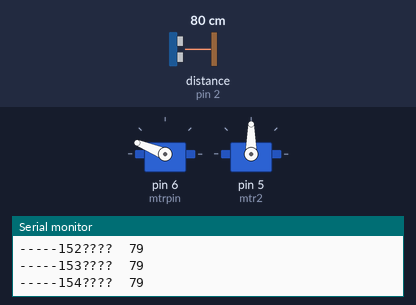
Recording of a sketch running on a simulated Arduino Uno, built with avr-gcc and run on an emulated ATmega328P. Parts: 2 × servo, the last lines printed to the serial monitor. Wiring (inferred from the names in the program): ultrasonic range finder: trigger pin 3; echo pin 2. The inputs (shaded band) are chosen by the test bench; at power-on: distance to the obstacle (sensor on pin 2) 80 cm. The echo pulse lasts 58.3 µs per cm.

Above: at 1.2 s.
1.3 s: distance to the obstacle (sensor on pin 2) set to 9 cm
At 2.1 s:
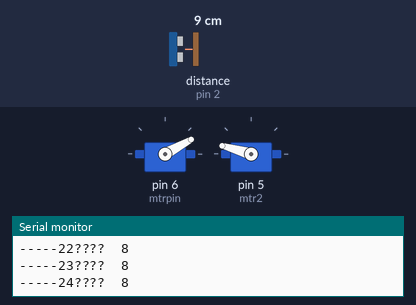
4.3 s: distance to the obstacle (sensor on pin 2) set to 7 cm
At 4.8 s:
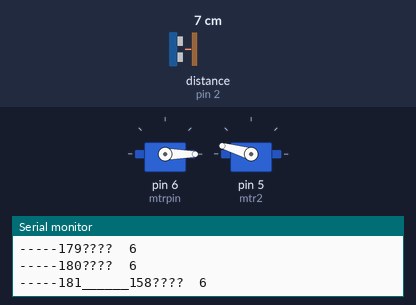
7.3 s: distance to the obstacle (sensor on pin 2) set to 2 cm
10.3 s: distance to the obstacle (sensor on pin 2) set to 4 cm
13.3 s: distance to the obstacle (sensor on pin 2) set to 7 cm
At 14.2 s:
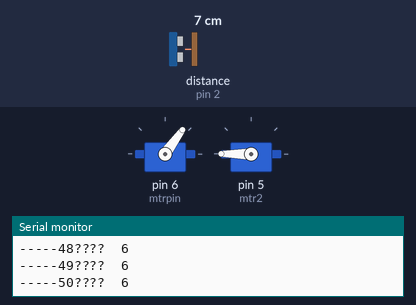
16.3 s: distance to the obstacle (sensor on pin 2) set to 60 cm
Timing chart, 0 to 20.3 s (numbered marks = the images above; inputs shaded):
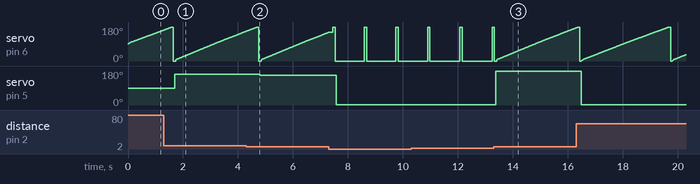

The sketch:

servo_don_uzaklik_sensorine_gore.ino
```cpp
#include <Servo.h>


int echopin=2,trigpin=3;
int sure=0,uzaklik=0,aci=90,gosteraci=0,buzaklik,
mincm=5,maxcm=200;
bool sag=true;
Servo mtr,mtr2;int mtrpin=6;

void setup(){
				pinMode(echopin,INPUT);
				pinMode(trigpin,OUTPUT);
				mtr.attach(mtrpin);
				mtr2.attach(5);
				Serial.begin(9600);
}

//#############################################
void uzaklikolc(){
				digitalWrite(trigpin, LOW);
				delayMicroseconds(5);
				digitalWrite(trigpin, HIGH);
				delayMicroseconds(10);
			 digitalWrite(trigpin, LOW);
				sure = pulseIn(echopin, HIGH);
				uzaklik= sure /29.1/2;}
//############################################
void motordon(){
				buzaklik=180;
				while(aci<=180){
								aci+=1;
								delay(5);
								if(aci>=179){delay(20);};
								mtr.write(aci);
								uzaklikolc();
								if(uzaklik<5 or uzaklik>800){continue;}
								Serial.print("????  ");
								Serial.println(uzaklik);
				 			int 	olcsure=millis()/1000;
								Serial.print("-----");
								Serial.print(aci);
								if(uzaklik<buzaklik){
																buzaklik=uzaklik;
																gosteraci=aci;}

									}

}
void loop(){
				motordon();
				aci=0;
				mtr.write(aci);
				delay(50);
				mtr2.write(gosteraci);
				Serial.print("______");
				Serial.print(gosteraci);
				};
```

Measured:
- the behaviour switches between 9 and 8 cm on distance to the obstacle (sensor on pin 2) (found by bisection; images 1 and 2)
- after the input at 1.3 s, servo on pin 5 (mtr2): 90° → 164° after 0.39 s
- after the input at 4.3 s, servo on pin 5 (mtr2): 164° → 158° after 0.50 s
- after the input at 7.3 s, servo on pin 5 (mtr2): 158° → 1° after 0.28 s instead of 0.61 s
- after the input at 13.3 s, servo on pin 5 (mtr2): 1° → 180° after 0.07 s
- by itself, servo on pin 6 (mtrpin): ramps from 0° to 180° and jumps back, once every 3.3 s
